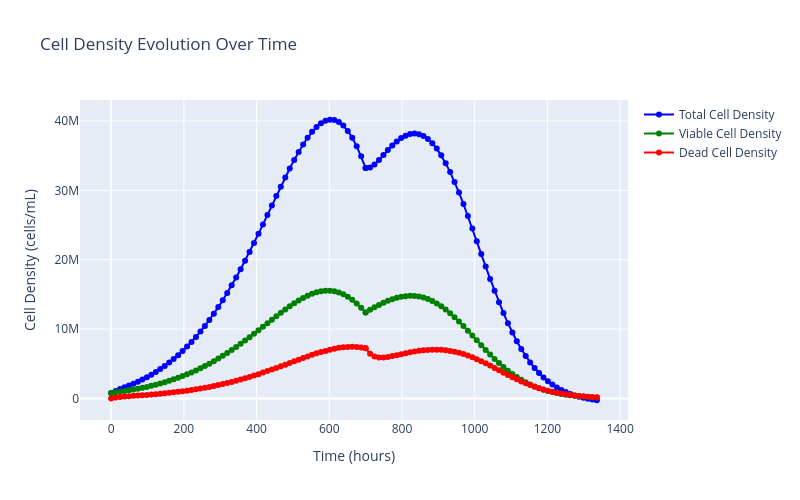
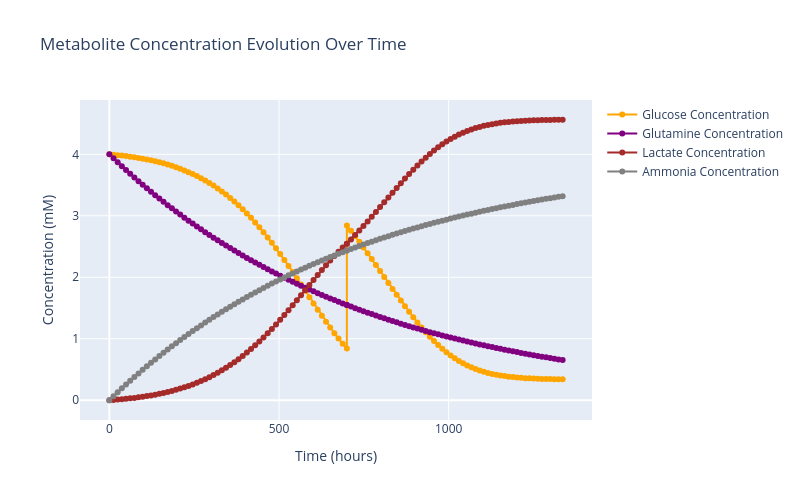
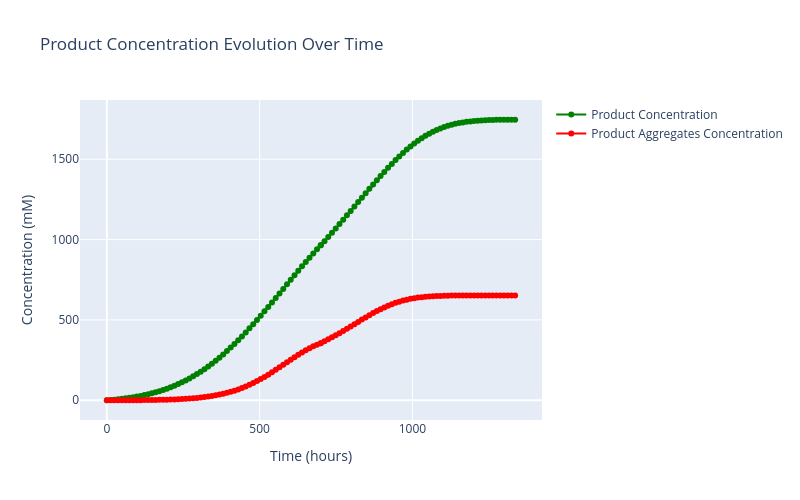
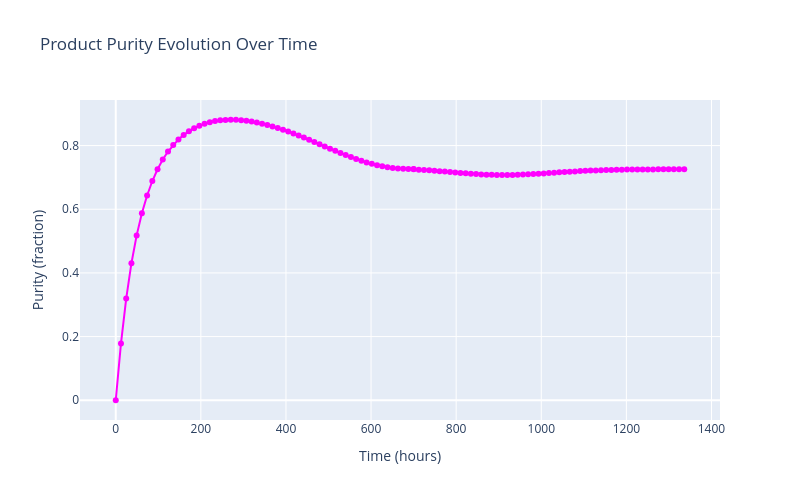

The code cell stored with these charts, in order, in its notebook:
### Code cell
reactor = ReactorType.from_json("../.local/MTP_1.json")
simulator = MammalianCellcultureReactor(reactor_type=reactor)
celltype = CellType.from_json("../.local/celltype_1_alpha.json")
initial_conditions = FeedConcentrations.from_json("../.local/initial_conditions.json")
feed_event = FeedingEvent.from_json("../.local/feed_event.json")
feeding_strategy = [feed_event]
recipe = MammalianRecipe(
    name="Test Recipe",
    celltype=celltype,
    temperature=37.4,  # range 30-40
    ph_value=6.6,  # range 6-8
    initial_conditions=initial_conditions,
    feeding_strategy=feeding_strategy,
    runtime=1336.0,
    measurement_intervals=12.0,
)

solution = simulator.run_experiment(recipe=recipe)
solution_plots = plot_reaction_evolution_timeseries(solution)
for fig in solution_plots:
    fig.show()
